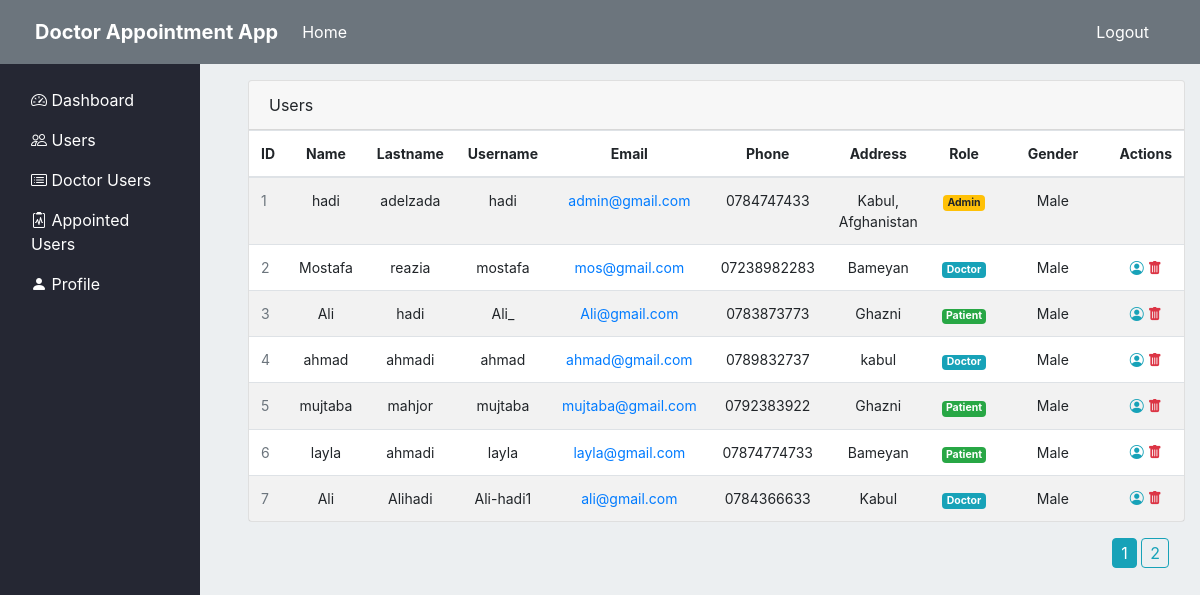
The page /admin/users/list (signed in) on the database as committed earlier.
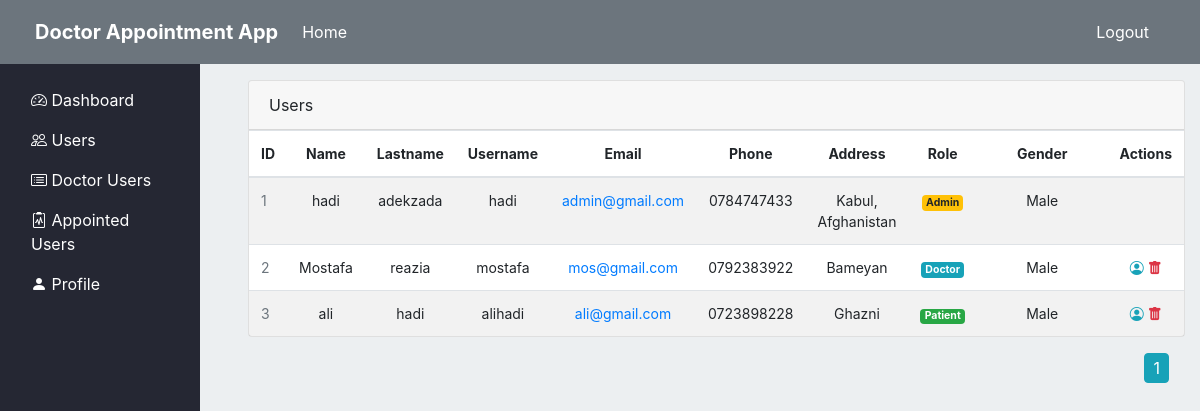
The same page on the database as committed later.
### appointment/models.py (models this page shows, shortened)
class User(db.Model, UserMixin):
    id = db.Column(db.Integer, primary_key=True)
    username = db.Column(db.String(30), nullable=False, unique=True)
    name = db.Column(db.String(30), nullable=False)
    lastname = db.Column(db.String(30), nullable=False)
    email = db.Column(db.String(40), unique=True, nullable=False)
    address = db.Column(db.Text , nullable=False)
    phone = db.Column(db.String(20), unique=True, nullable=False)
    date_of_birth = db.Column(db.Date(), default = datetime.now().date())
    role = db.Column(db.Integer, nullable=False, default=3)
    gender = db.Column(db.Boolean, default=True, nullable=False)
    password = db.Column(db.String(60), nullable=False)
    doctorinfo = db.relationship('DoctorInfo', backref='User', cascade="all, delete", uselist=False, lazy=True)
    schedule = db.relationship('Schedule', backref='User', lazy=True)
    appointment = db.relationship('Appointment', backref='User', lazy=True)

### appointment/routes.py (the view)
@app.route("/admin/users/list")
@login_required
@admin_required
def users():
    return get_users_with_pagenation()

### appointment/models.py (called while the page is built)
@login_manager.user_loader
def load_user(user_id):
    return User.query.get(int(user_id))

### appointment/privilege.py (called while the page is built)
def admin_required(f):
    @wraps(f)
    def wrap(*args, **kwargs):
        if current_user and current_user.role == 1:
            return f(*args, **kwargs)
        flash("Ooops login or your privilege is not satisfied", "info")
        return redirect(url_for('home'))
    return wrap

### appointment/view.py (called while the page is built)
def get_users_with_pagenation():
    page = request.args.get('page', 1, type=int)
    users = User.query.paginate(page=page, per_page=7)
    return render_template("/usersList.html", users=users)

### appointment/templates/usersList.html (shortened to what the changed rows need)
{% extends "index.html" %}
{% block section %}
    <div class="row">
        <div class="col-md-12">
            <div class="main-card mb-3 card">
                <div class="table-responsive">
                    <table class="align-middle mb-0 table table-borderless table-striped table-hover">
                        <thead>
                            <tr  class="app-normal-font">
                                <th class="text-center">ID</th>
                                <th class="text-center">Name</th>
                                <th class="text-center">Lastname</th>
                                <th class="text-center">Username</th>
                                <th class="text-center">Email</th>
                                <th class="text-center">Phone</th>
                                <th class="text-center">Address</th>
                                <th class="text-center">Role</th>
                                <th class="text-center">Gender</th>
                                <th class="text-center">Actions</th>
                            </tr>
                        </thead>
                        <tbody>
                            {% for user in users.items %}
                                <tr class="app-normal-font p-0">
                                    <td class="align-center text-muted">{{ user.id }}</td>
                                    <td class="text-center">
                                        <div class="widget-content p-0">
                                            {{user.name}}
                                        </div>
                                    </td>
                                    <td class="text-center">{{user.lastname}}</td>
                                    <td class="text-center">{{user.username}}</td>
                                    <td class="text-center">
                                        <a href="{{ user.email }}">
                                            {{user.email}}
                                        </a>
                                    </td>
                                    <td class="text-center">
                                        {{user.phone}}
                                    </td>
                                    <td class="text-center">
                                        {{user.address}}
                                    </td>
                                    <td class="text-center">
                                        {% if user.role == 1 %}
                                            <div class="badge badge-warning">Admin </div>
                                        {% elif user.role == 2%}
                                            <div class="badge badge-info">Doctor </div>
                                        {% else %}
                                            <div class="badge badge-success">Patient </div>
                                        {% endif %}
                                    </td>
                                    <td class="text-center" style="width: 150px;">
                                        {% if user.gender == 1 %}
                                            Male
                                        {% else %}
                                            Female
                                        {% endif %}
                                    </td>
                                    <td class="text-center">
                                        {% if not current_user.id == user.id %}
                                            <a href="{{ url_for('user_info', id=user.id)}}" class="text-info">
                                                <i class="bi bi-person-circle"></i>
                                            </a>
                                            <a href="{{ url_for('delete', id = user.id)}}" class="text-danger"  onclick="confirmation(event)">
                                                <i class="bi bi-trash-fill"></i>
                                            </a>
                                        {% endif %}
                                    </td>
                                </tr>
                            {% endfor %}
                        </tbody>
                    </table>
                </div>
            </div>
            <div class="float-right mr-3">
                {% for page_num in users.iter_pages(left_edge=1, right_edge=1, left_current=1, right_current=2) %}
                    {% if page_num  %}
                        {% if users.page == page_num  %}
                            <a class="btn btn-info nb-4" style="padding:2px 8px;" href="{{ url_for('users', page=page_num)}}">{{page_num}}</a>
                        {% else %}
                            <a class="btn btn-outline-info nb-4" style="padding:2px 8px;" href="{{ url_for('users', page=page_num)}}">{{page_num}}</a>
                        {% endif %}
                    {% else %}
                        ...
                    {% endif %}
                {% endfor %}
            </div>
        </div>
    </div>
{% endblock %}

Rows that differ between the two databases and show on the page:
removed User: id "4", name "ahmad", lastname "ahmadi", username "ahmad", email "ahmad@gmail.com", phone "0789832737", address "kabul", role "Doctor", gender "Male"
removed User: id "5", name "mujtaba", lastname "mahjor", username "mujtaba", email "mujtaba@gmail.com", phone "0792383922", address "Ghazni", role "Patient", gender "Male"
removed User: id "6", name "layla", lastname "ahmadi", username "layla", email "layla@gmail.com", phone "07874774733", address "Bameyan", role "Patient", gender "Male"
removed User: id "7", name "Ali", lastname "Alihadi", username "Ali-hadi1", email "ali@gmail.com", phone "0784366633", address "Kabul", role "Doctor", gender "Male"
changed User "admin@gmail.com": lastname "adelzada" → "adekzada"
changed User "Mostafa": phone "07238982283" → "0792383922"
changed User "Ghazni": name "Ali" → "ali"; username "Ali_" → "alihadi"; email "Ali@gmail.com" → "ali@gmail.com"; phone "0783873773" → "0723898228"
Other text that changed with them:
list line gone: "2"
